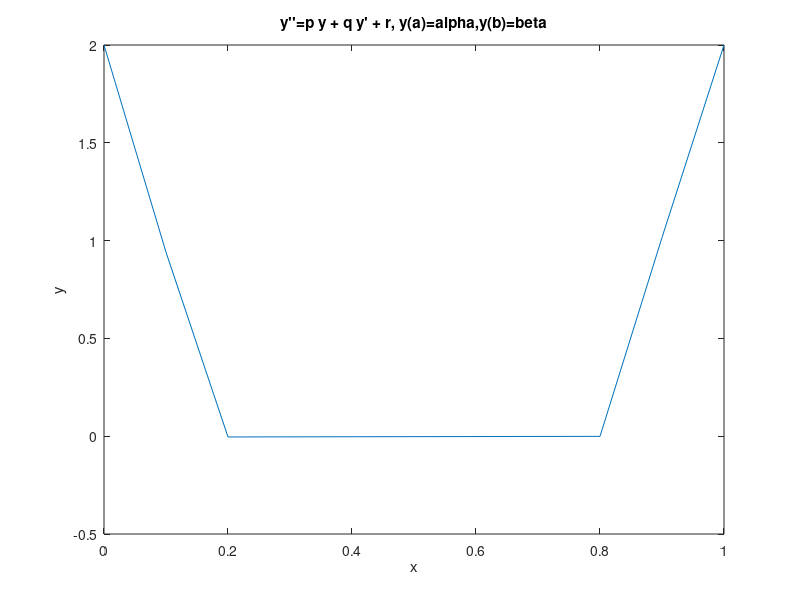

Recreate this plot in MATLAB.
%% Solve the BVP with the finite difference method
%%   y'' = p(x) y' + q(x) y + r(x)
%%   y(a) = α, y(b) = β

%% Boundary value problem
a     = 0;
b     = 1;
alpha = 2;
beta  = 2;
p = @(x) -1./(x+1);
q = @(x) 2 + 0*x;
r = @(x) (1-x.^2).*exp(-x);

%% Parameters
N  = 10-1;
dx = (b-a)/(N+1);
x  = a+dx*(1:N);
% explanation
%------------
% 0      1      2                          N     N+1
% |------|------|------| ... |------|------|------|
% a     a+dx   a+2dx                              b


%% Initialization
A = diag(2+q(x)*dx^2)+ diag(-(1-p(x(1:x(1:N-1)))/2*dx),1) + diag(-(1+p(x(1:x(2:N)))/2*dx),-1);

vecB = -dx^2*r(x');
%% boundary condition
vecB(1) = vecB(1)+(1+p(x(1))/2*dx)*alpha;
vecB(N) = vecB(N)+(1-p(x(N))/2*dx)*beta;


%%-----       solve        ---%%
%%----------------------------%%
Y = A\vecB;
% add the boundary condition
y_sol = [alpha; Y; beta];


%%----- plot
plot([a x b],y_sol')
xlabel('x')
ylabel('y')
title('y''''=p y + q y'' + r, y(a)=alpha,y(b)=beta')
